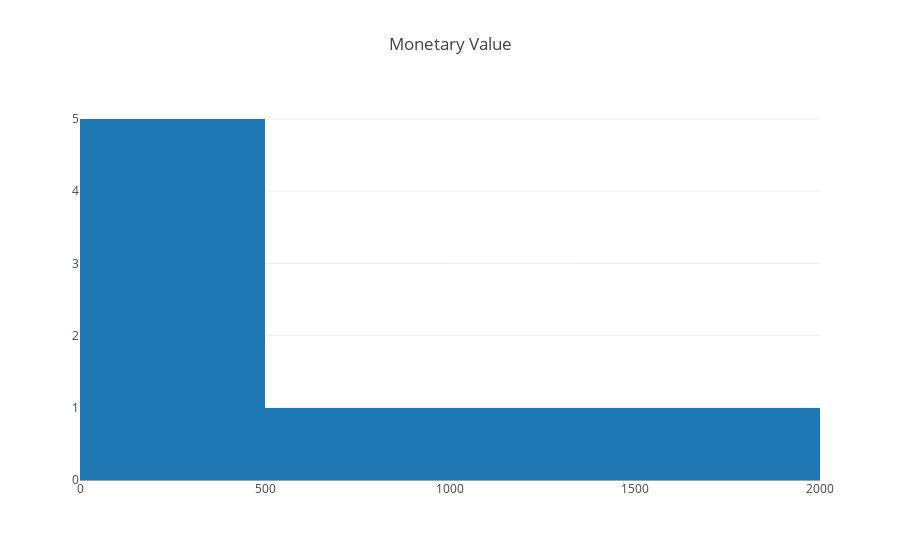

This figure's notebook cell:
### Code cell
plot_data = [
    go.Histogram(
        x=user.query('Revenue < 10000')['Revenue']
    )
]

plot_layout = go.Layout(
        title='Monetary Value'
    )
fig = go.Figure(data=plot_data, layout=plot_layout)
pyoff.iplot(fig)

### Figure 1 — Plotly figure (JSON) as saved in the notebook; plotly's stock layout.template omitted (floating-point values rounded to 4 significant figures)
{"data": [{"type": "histogram", "uid": "4773d071-03a1-45f4-8270-7dc1181c40da", "x": [192.6, 463.7, 91.85, 324.9, 412.6, 804.2, 1351.0, 1531.0]}], "layout": {"title": {"text": "Monetary Value"}}}
